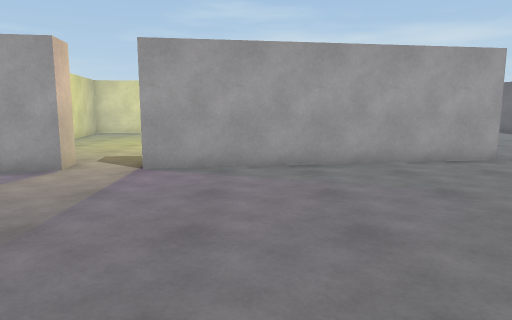
view 1 (above)

24 first-person views from a walk through a 3-D level made in the Unity game engine. The camera is 1.4 m above the floor, tilts 8° down and sees 70° across. Doors are open. The floor is counted in squares, 1 m on a side. Each view is taken from the middle of a square. On the plan, view 1 faces up. The plan holds only what a view shows up to about 16 squares ahead; the rest is blank. The place goes on beyond the plan. The player is left out.

view 2
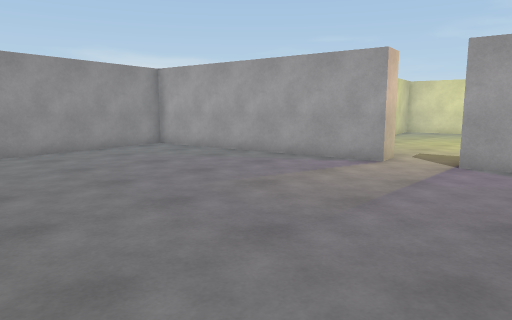

view 3
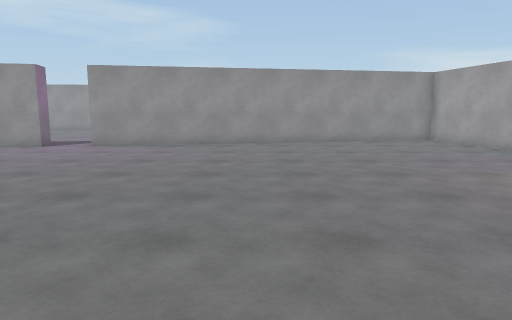

view 4
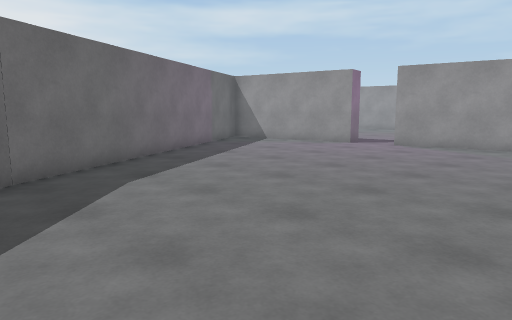

view 5
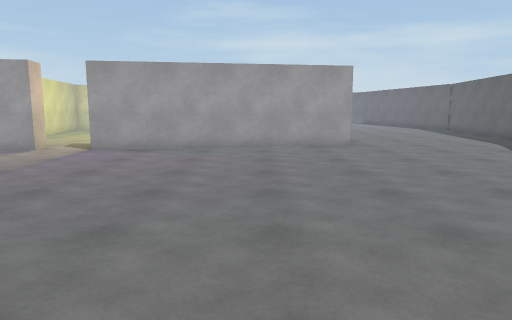

view 6
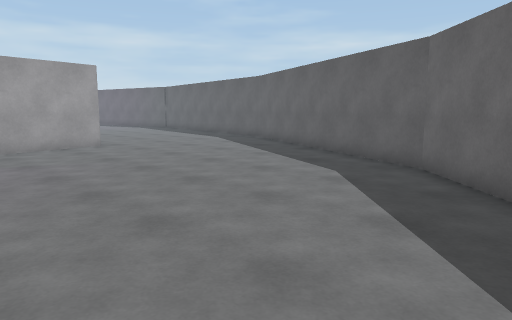

view 7
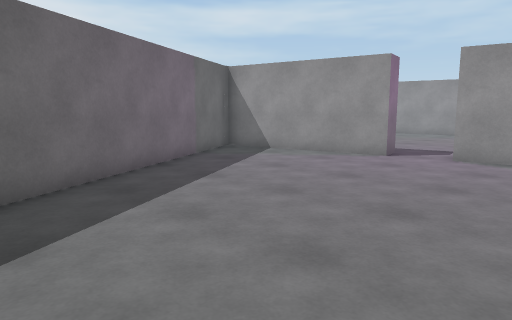

view 8
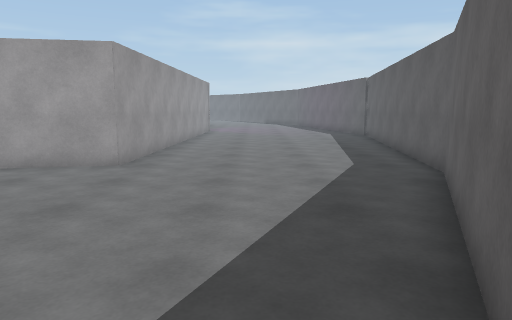

view 9
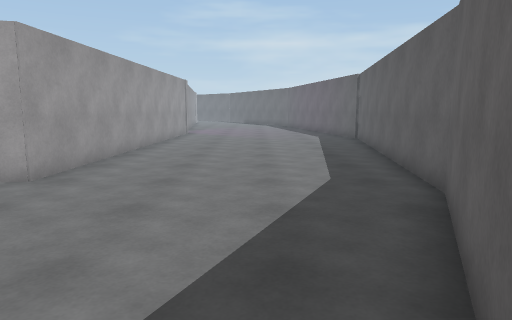

view 10
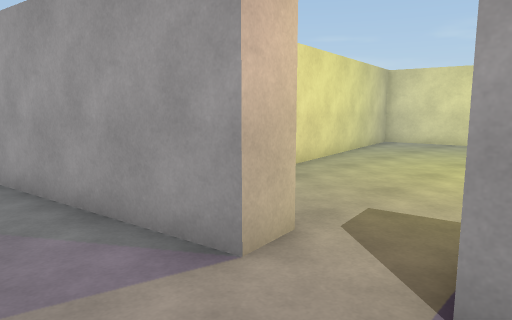

view 11
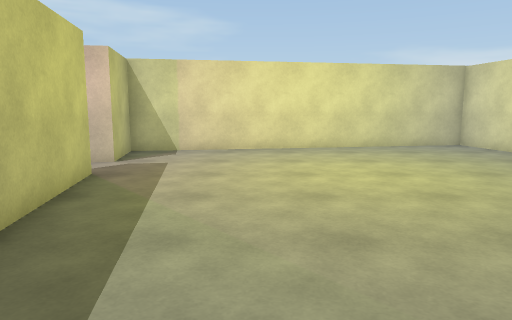

view 12
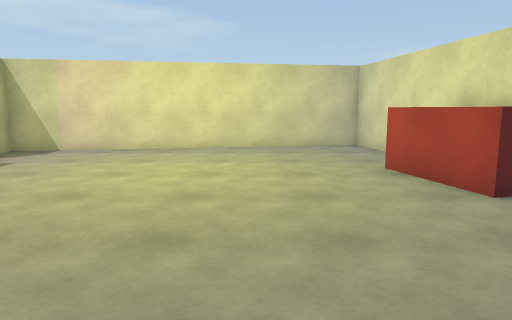

view 13
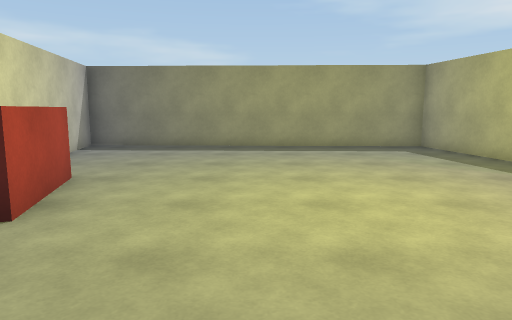

view 14
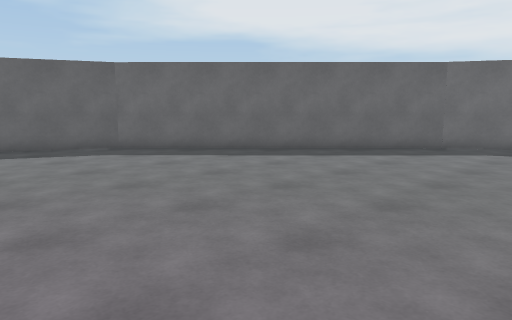

view 15
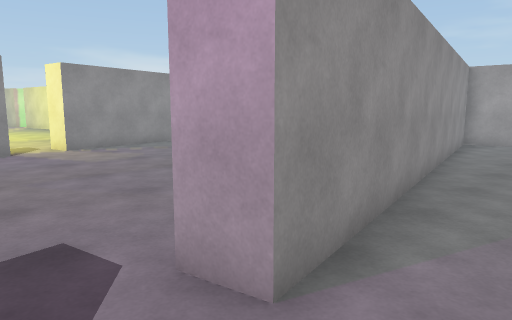

view 16
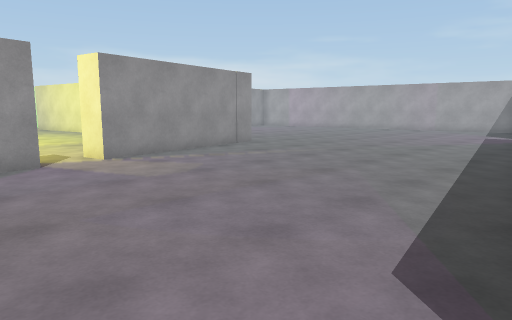

view 17
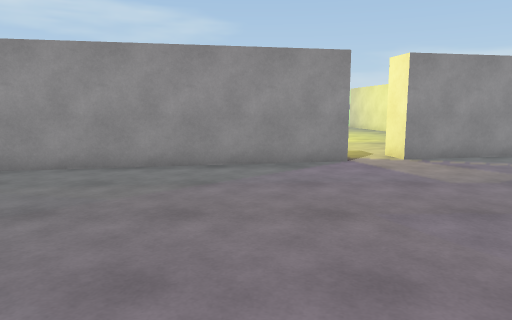

view 18
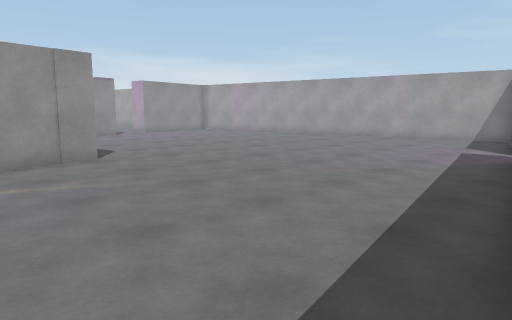

view 19
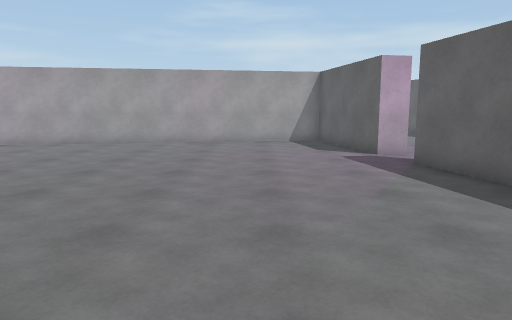

view 20
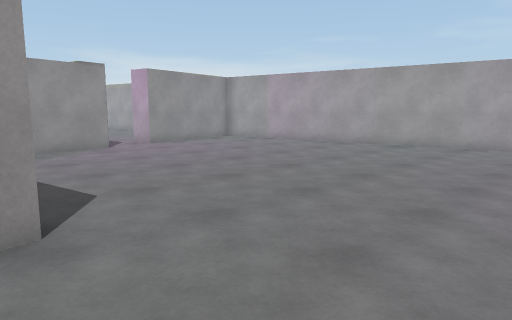

view 21
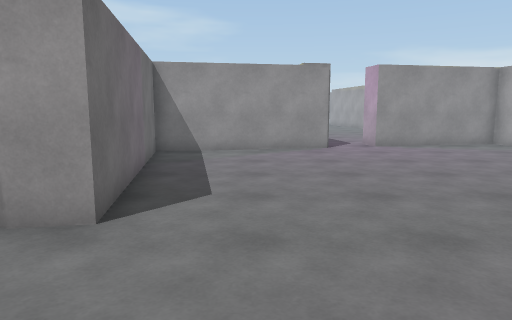

view 22
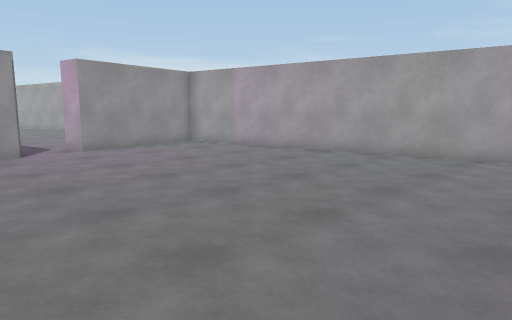

view 23
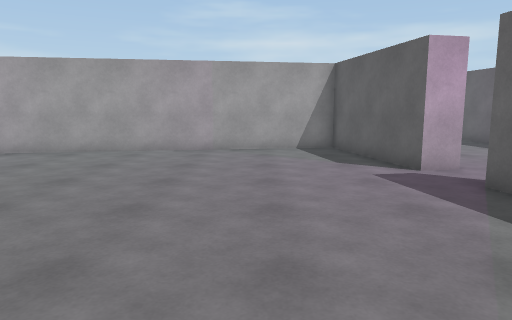

view 24
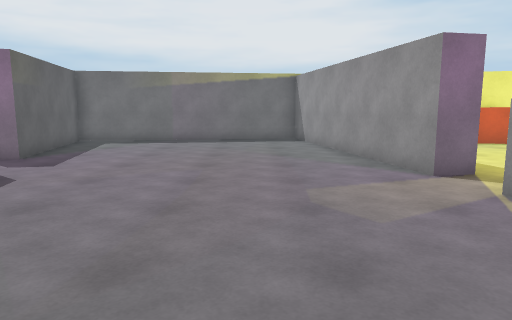

### Floor plan
Points are (right, up) in squares from view 1. A wall is a line through its corners. A room is listed if a view was taken in it or the views show most of it. See-through windows are left out.
Room 1 (views 1, 2, 3, 4, 5, 6, 7, 8, 9, 10, 14, 15)
walls: (-4.6, 9.2) (-4.4, 8.2) (-13.3, 6.7) (-10.7, -7.2); (1.4, -8.9) (9.7, -0.8) (14.2, 9); (14.2, 8.9) (14.3, 9.9); (6.9, 19.2) (6.6, 10) (-2.8, 8.4); (-11.3, -9.1) (-10.3, -8.9) (-9.2, -14.8) (1.5, -8.8)
ways out: open door at (-3.5, 9) to room 2; open door at (-11, -8.5) to room 3
Room 2 (views 11, 12, 13)
walls: (-0.5, 20.8) (-3.6, 20.1); (-2.9, 9.4) (5.7, 10.8) (6, 21.6); (-5.9, 21.4) (-9.1, 20.9) (-7.1, 8.7) (-4.6, 9.2)
ways out: open door at (-3.5, 9) to room 1
Room 3 (views 16, 17, 18, 19, 20, 21, 22, 23, 24)
walls: (-14.3, 6.5) (-14.9, 9.5); (-21.7, -6.5) (-20.1, -15.3); (-14.2, 11.4) (-15.2, 11.2) (-16.2, 16.2) (-33.4, 13.4) (-32.5, 8.5) (-33.5, 8.3); (-32.1, 6.7) (-31, 0.7) (-23.4, 2) (-22, -4.9); (-10.7, -7.2) (-11.7, -7.3); (-12, -15.2) (-10.2, -14.9) (-11.3, -9.1)
ways out: open door at (-11, -8.5) to room 1; open door at (-33, 7.5); open door at (-22.3, -5.7); open door at (-14, 10.5)

Positions as (right, up) in squares from view 1, and headings:
1: (0, 0), facing up
2: (0, -1), facing up-left
3: (3, -1), facing left
4: (3, -1), facing down-left
5: (3, -4), facing up
6: (1, -4), facing up-right
7: (0, -4), facing down-left
8: (10, 1), facing up
9: (11, 3), facing up
10: (-2, 6), facing up-left
11: (5, 13), facing left
12: (5, 17), facing left
13: (-8, 17), facing right
14: (-3, 5), facing down-right
15: (-9, -9), facing up-left
16: (-12, -9), facing up-left
17: (-12, -9), facing left
18: (-13, -2), facing up-left
19: (-19, 0), facing up
20: (-19, 1), facing up-left
21: (-19, 4), facing left
22: (-20, 4), facing up-left
23: (-19, 3), facing up
24: (-18, 1), facing down
